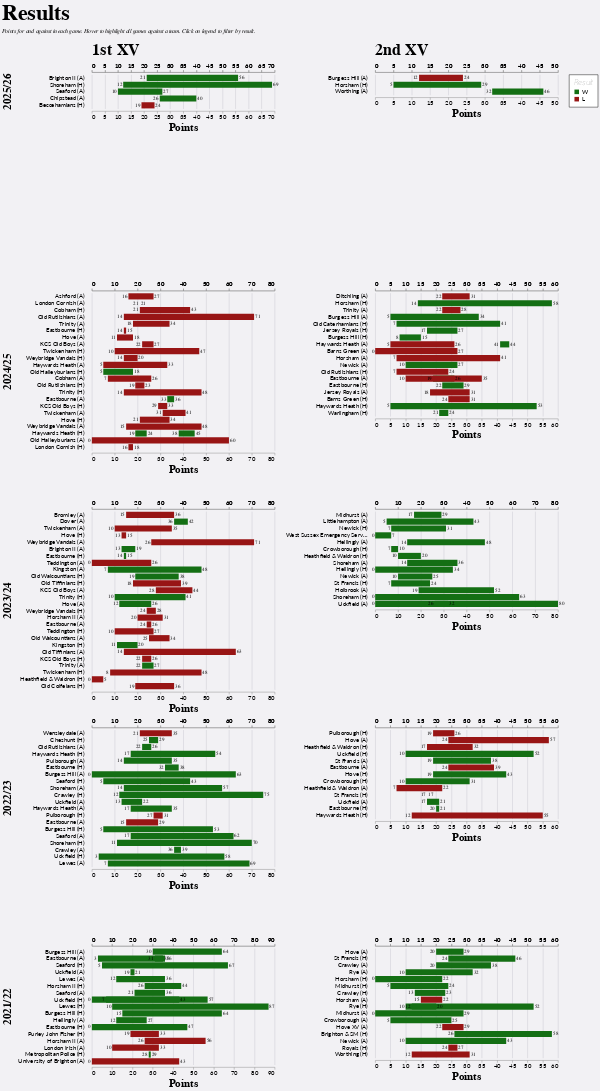

Notebook source saved alongside this figure:
### Markdown cell above
# Results

### Code cell
results_chart(db)

### Figure 1 — Vega-Lite specification as saved in the notebook (floating-point values rounded to 4 significant figures; data arrays with more than 128 entries replaced by an {"elided": "..."} marker saying what was removed)
{"config": {"axis": {"labelFont": "Lato, sans-serif", "titleFont": "PT Sans Narrow, Helvetica Neue, Helvetica, Arial, sans-serif", "labelFontSize": 13, "titleFontSize": 24, "gridColor": "#202947", "gridOpacity": 0.2}, "header": {"labelFont": "PT Sans Narrow, Helvetica Neue, Helvetica, Arial, sans-serif", "titleFont": "PT Sans Narrow, Helvetica Neue, Helvetica, Arial, sans-serif", "labelFontSize": 24, "titleFontSize": 28, "labelFontWeight": "bold", "orient": "left"}, "legend": {"labelFont": "Lato, sans-serif", "titleFont": "PT Sans Narrow, Helvetica Neue, Helvetica, Arial, sans-serif", "labelFontSize": 14, "titleFontSize": 16, "titlePadding": 5, "fillColor": "white", "strokeColor": "black", "padding": 10, "titleFontWeight": "lighter", "titleFontStyle": "italic", "titleColor": "gray", "offset": 10}, "title": {"font": "PT Sans Narrow, Helvetica Neue, Helvetica, Arial, sans-serif", "fontSize": 48, "fontWeight": "bold", "anchor": "start", "align": "center", "titlePadding": 20, "subtitlePadding": 10, "subtitleFontSize": 13, "subtitleColor": "", "subtitleFontStyle": "italic", "offset": 15, "color": "black"}, "axisX": {"labelAngle": 0}, "facet": {"title": null, "header": null, "align": {"row": "each", "column": "each"}}, "resolve": {"scale": {"y": "independent", "facet": "independent"}}, "background": "#f2f1f4", "view": {"strokeWidth": 0}}, "data": {"name": "data-9470d5846fc2e67290d01cf02b282991"}, "facet": {"column": {"field": "squad", "header": {"labelAnchor": "start", "labelExpr": "datum.value + ' XV'", "labelFontSize": 36, "title": null}, "title": null, "type": "nominal"}, "row": {"field": "season", "sort": {"field": "season", "order": "descending"}, "title": null, "type": "nominal"}}, "spec": {"layer": [{"mark": {"type": "bar"}, "encoding": {"color": {"field": "result", "legend": {"orient": "right", "title": "Result", "titleOrient": "top"}, "scale": {"domain": ["W", "L"], "range": ["#146f14", "#981515"]}, "type": "nominal"}, "detail": {"field": "game_id", "type": "nominal"}, "opacity": {"condition": {"param": "param_4", "value": 1.0, "empty": true}, "value": 0.2}, "x": {"axis": {"offset": 5, "orient": "bottom"}, "field": "pf", "title": "Points", "type": "quantitative"}, "x2": {"field": "pa"}, "y": {"axis": {"domain": false, "grid": false, "offset": 15, "ticks": false, "title": null}, "field": "game_label", "sort": {"field": "date", "order": "descending"}, "title": null, "type": "nominal"}}, "name": "view_2"}, {"mark": {"type": "text", "align": "right", "dx": -2, "dy": 0}, "encoding": {"color": {"value": "black"}, "detail": {"field": "game_id", "type": "nominal"}, "opacity": {"condition": {"param": "param_4", "value": 1.0, "empty": true}, "value": 0.2}, "text": {"field": "loser", "type": "nominal"}, "x": {"axis": {"offset": 5, "orient": "top"}, "field": "loser", "title": null, "type": "quantitative"}, "y": {"axis": {"domain": false, "grid": false, "offset": 15, "ticks": false, "title": null}, "field": "game_label", "sort": {"field": "date", "order": "descending"}, "title": null, "type": "nominal"}}}, {"mark": {"type": "text", "align": "left", "dx": 2, "dy": 0}, "encoding": {"color": {"value": "black"}, "detail": {"field": "game_id", "type": "nominal"}, "opacity": {"condition": {"param": "param_4", "value": 1.0, "empty": true}, "value": 0.2}, "text": {"field": "winner", "type": "nominal"}, "x": {"axis": {"offset": 5, "orient": "top"}, "field": "winner", "title": null, "type": "quantitative"}, "y": {"axis": {"domain": false, "grid": false, "offset": 15, "ticks": false, "title": null}, "field": "game_label", "sort": {"field": "date", "order": "descending"}, "title": null, "type": "nominal"}}}], "height": {"step": 15}, "transform": [{"filter": {"param": "param_5"}}], "width": 400}, "params": [{"name": "param_4", "select": {"type": "point", "clear": "mouseout", "fields": ["opposition"], "on": "hover"}, "views": ["view_2"]}, {"name": "param_5", "select": {"type": "point", "fields": ["result"]}, "bind": "legend", "views": ["view_2"]}], "resolve": {"scale": {"x": "independent", "y": "independent"}}, "spacing": 10, "title": {"text": "Results", "subtitle": "Points for and against in each game. Hover to highlight all games against a team. Click on legend to filter by result."}, "$schema": "https://vega.github.io/schema/vega-lite/v5.20.1.json", "datasets": {"data-9470d5846fc2e67290d01cf02b282991": {"elided": "162 records"}}}
